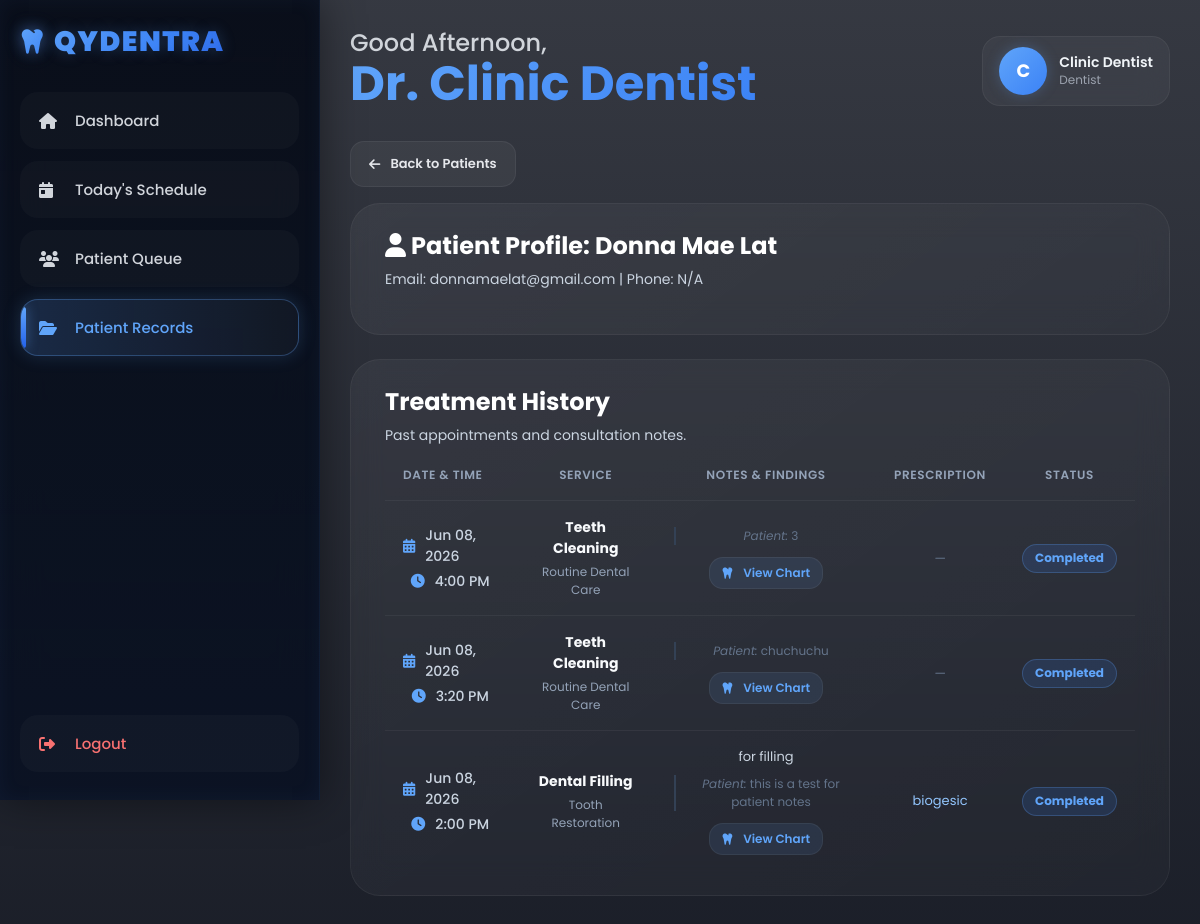
Page /dentist/records.php?patient_id=PT001 (signed in) on the committed database.
### tables this page shows
CREATE TABLE `patients` (
  `patient_id` varchar(10) NOT NULL,
  `full_name` varchar(100) NOT NULL,
  `email` varchar(100) NOT NULL,
  `password` varchar(255) NOT NULL,
  `role` varchar(50) DEFAULT 'patient',
  `profile_photo` text DEFAULT NULL,
  `phone_number` varchar(20) DEFAULT NULL,
  `created_at` timestamp NOT NULL DEFAULT current_timestamp(),
  `medical_history` text DEFAULT NULL,
  `odontogram_data` text DEFAULT NULL,
  PRIMARY KEY (`patient_id`),
  UNIQUE KEY `email` (`email`)
);

CREATE TABLE `appointments` (
  `appointment_id` varchar(10) NOT NULL,
  `patient_id` varchar(10) DEFAULT NULL,
  `service_type` varchar(100) DEFAULT NULL,
  `service_desc` varchar(150) DEFAULT NULL,
  `appointment_date` date DEFAULT NULL,
  `appointment_time` varchar(50) DEFAULT NULL,
  `status` enum('Pending','Approved','In Progress','Completed','Cancelled') DEFAULT 'Pending',
  `queue_number` int(11) DEFAULT NULL,
  `notes` text DEFAULT NULL,
  `created_at` timestamp NOT NULL DEFAULT current_timestamp(),
  `dentist_notes` text DEFAULT NULL,
  `prescription` text DEFAULT NULL,
  `medical_history` text DEFAULT NULL,
  `odontogram_data` text DEFAULT NULL,
  PRIMARY KEY (`appointment_id`),
  KEY `patient_id` (`patient_id`),
  CONSTRAINT `appointments_ibfk_1` FOREIGN KEY (`patient_id`) REFERENCES `patients` (`patient_id`)
);

### dentist/records.php (the view, shortened to what this page needs)
<?php
include("../includes/auth_check.php");
$patient_id = isset($_GET['patient_id']) ? mysqli_real_escape_string($conn, trim($_GET['patient_id'])) : '';
if(!empty($patient_id)) {
    $patientQuery = mysqli_query($conn, "SELECT * FROM patients WHERE patient_id='$patient_id' AND role='patient'");
    $patient = mysqli_fetch_assoc($patientQuery);
    $historyQuery = mysqli_query($conn, "
        SELECT * FROM appointments
        WHERE patient_id='$patient_id'
        ORDER BY appointment_date DESC, appointment_time DESC
    ");
?>
<?php include("../includes/dentist_header.php"); ?>
<body>
<?php include("../includes/dentist_sidebar.php"); ?>
<div class="main">
<?php include("../includes/dentist_topbar.php"); ?>
<div class="appointments-toolbar">
    <a href="records.php" class="table-btn" style="text-decoration:none;"><i class="fa-solid fa-arrow-left"></i> Back to Patients</a>
</div>
<div class="table-container hover-glow" style="margin-bottom:24px;">
    <div class="table-header">
        <div>
            <h2><i class="fa-solid fa-user"></i> Patient Profile: <?php echo htmlspecialchars($patient['full_name']); ?></h2>
            <p>Email: <?php echo htmlspecialchars($patient['email']); ?> | Phone: <?php echo htmlspecialchars($patient['phone_number'] ?? 'N/A'); ?></p>
        </div>
    </div>
</div>
<div class="table-container hover-glow">
    <div class="table-header">
        <div>
            <h2>Treatment History</h2>
            <p>Past appointments and consultation notes.</p>
        </div>
    </div>
    <?php if(mysqli_num_rows($historyQuery) > 0): ?>
    <table>
        <thead>
            <tr>
                <th>Date & Time</th>
                <th>Service</th>
                <th>Notes & Findings</th>
                <th>Prescription</th>
                <th>Status</th>
            </tr>
        </thead>
        <tbody>
            <?php while($appt = mysqli_fetch_assoc($historyQuery)): ?>
            <tr>
                <td>
                    <div class="table-date" style="margin-bottom:4px;">
                        <i class="fa-solid fa-calendar-days"></i> <?php echo date("M d, Y", strtotime($appt['appointment_date'])); ?>
                    </div>
                    <div class="table-date">
                        <i class="fa-solid fa-clock"></i> <?php echo date("g:i A", strtotime($appt['appointment_time'])); ?>
                    </div>
                </td>
                <td>
                    <strong style="color:#f8fafc;"><?php echo htmlspecialchars($appt['service_type'] ?? '—'); ?></strong>
                    <?php if(!empty($appt['service_desc'])): ?>
                    <div style="font-size:12px; color:#94a3b8; margin-top:4px; max-width:200px; white-space:normal;">
                        <?php echo htmlspecialchars($appt['service_desc']); ?>
                    </div>
                    <?php endif; ?>
                </td>
                <td style="max-width:250px; white-space:normal; vertical-align:top;">
                    <?php
                    $p_notes = trim($appt['notes'] ?? '');
                    $d_notes = trim($appt['dentist_notes'] ?? '');
                    if(!empty($d_notes)) {
                        echo "<div style='margin-bottom:8px; color:#cbd5e1; font-size:13px;'>" . nl2br(htmlspecialchars($d_notes)) . "</div>";
                    }
                    if(!empty($p_notes)) {
                        echo "<div style='font-size:12px; color:#64748b; border-left:2px solid #334155; padding-left:8px;'><i>Patient:</i> " . htmlspecialchars($p_notes) . "</div>";
                    }
                    ?>
                    <button class="table-btn" style="margin-top:12px; font-size:12px; padding:6px 12px; background:rgba(96,165,250,0.1); color:#60a5fa;"
                        onclick="openHistoryModal(this)"
                        data-med="<?php echo htmlspecialchars($appt['medical_history'] ?? ''); ?>"
                        data-odo="<?php echo htmlspecialchars($appt['odontogram_data'] ?? '{}'); ?>"
                    >
                        <i class="fa-solid fa-tooth"></i> View Chart
                    </button>
                </td>
                <td style="max-width:250px; white-space:normal; vertical-align:top;">
                    <?php
                    $prescription = trim($appt['prescription'] ?? '');
                    if(!empty($prescription)) {
                        echo "<div style='color:#93c5fd; font-size:13px;'>" . nl2br(htmlspecialchars($prescription)) . "</div>";
                    } else {
                        echo "<span style='color:#64748b;font-style:italic;font-size:13px;'>—</span>";
                    }
                    ?>
                </td>
                <td style="vertical-align:top;">
                    <div class="status-pill <?php echo strtolower($appt['status']); ?>">
                        <?php echo ucfirst($appt['status']); ?>
                    </div>
                </td>
            </tr>
            <?php endwhile; ?>
        </tbody>
    </table>
    <?php endif; ?>
</div>
</div>
</body>
</html>
<?php
    exit();
}
?>
<?php include("../includes/dentist_header.php"); ?>
<?php include("../includes/dentist_sidebar.php"); ?>
<?php include("../includes/dentist_topbar.php"); ?>

### assets/css/dashboard.css (style rules this page uses)
* { margin:0; padding:0; box-sizing:border-box; font-family:'Poppins',sans-serif; }
body { background: linear-gradient(rgba(3,7,18,0.80),rgba(3,7,18,0.90)), url('https://images.unsplash.com/photo-1506744038136-46273834b3fb?q=80&w=1974&auto=format&fit=crop'); background-size:cover; background-position:center; background-attachment:fixed; min-height:100vh; display:flex; color:white; overflow-x:hidden; }
.main { margin-left:320px; padding:30px; width:100%; }
.appointments-toolbar { display:flex; justify-content:space-between; align-items:center; gap:20px; margin-bottom:16px; }
.table-container { padding:24px 34px; border-radius:30px; background: linear-gradient( 145deg, rgba(255,255,255,0.05), rgba(255,255,255,0.025) ); border:1px solid rgba(255,255,255,0.05); backdrop-filter:blur(16px); margin-top:0px; width:100%; overflow:hidden; }
.table-header { display:flex; justify-content:space-between; align-items:center; margin-bottom:20px; }
.table-header div { display:flex; flex-direction:column; gap:6px; }
.table-header h2 { font-size:24px; font-weight:700; margin:0; }
.table-header p { font-size:14px; color:#9ca3af; line-height:1.5; margin:0; }
.table-btn { display:inline-flex; align-items:center; justify-content:center; gap:10px; padding:12px 18px; border-radius:14px; background:rgba(255,255,255,0.05); border:1px solid rgba(255,255,255,0.06); color:#e5e7eb; font-size:13px; font-weight:600; cursor:pointer; text-decoration:none; white-space:nowrap; transition:0.3s ease; }
.table-btn i { font-size:13px; color:inherit; }
table { width:100%; border-collapse:separate; border-spacing:0; table-layout:auto; }
table th, table td { width:auto; }
table th { padding:0 20px 18px; font-size:12px; font-weight:600; letter-spacing:0.6px; text-transform:uppercase; color:#94a3b8; vertical-align:middle; }
table td { padding:24px 20px; font-size:14px; vertical-align:middle; border-top:1px solid rgba(255,255,255,0.05); }
table th:nth-child(1) { text-align:center; }
table td:nth-child(1) { text-align:left; }
table th:nth-child(2), table td:nth-child(2), table th:nth-child(3), table td:nth-child(3), table th:nth-child(4), table td:nth-child(4), table th:nth-child(5), table td:nth-child(5) { text-align:center; }
table tr { transition:0.3s ease; }
.table-date { display:flex; align-items:center; justify-content:center; gap:10px; color:#d1d5db; font-weight:500; }
.table-date i { color:#60A5FA; font-size:14px; }
.status-pill { display:inline-flex; align-items:center; justify-content:center; gap:8px; padding:6px 14px; border-radius:999px; font-size:12px; font-weight:700; white-space:nowrap; min-width:90px; width:auto; height:auto; line-height:1.4; }
.status-pill.completed { background:rgba(59,130,246,0.15); border:1px solid rgba(96,165,250,0.25); color:#60a5fa; }
table th:last-child, table td:last-child { text-align:center; vertical-align:middle; }
.appointments-toolbar { display: flex; justify-content: space-between; align-items: flex-start; gap: 16px; flex-wrap: wrap; margin-bottom: 16px; width: 100%; }

### rows in the picture
patients: full_name "Donna Mae Lat", email "donnamaelat@gmail.com", phone_number "N/A"
appointments: appointment_date "Jun 08, 2026", appointment_time "4:00 PM", service_type "Teeth Cleaning", service_desc "Routine Dental Care", notes "3", status "Completed"
appointments: appointment_date "Jun 08, 2026", appointment_time "3:20 PM", service_type "Teeth Cleaning", service_desc "Routine Dental Care", notes "chuchuchu", status "Completed"
appointments: appointment_date "Jun 08, 2026", appointment_time "2:00 PM", service_type "Dental Filling", service_desc "Tooth Restoration", dentist_notes "for filling", notes "this is a test for patient notes", prescription "biogesic", status "Completed"

### other values in the picture
$greeting "Good Afternoon"
$name "Clinic Dentist"
$initial "C"
